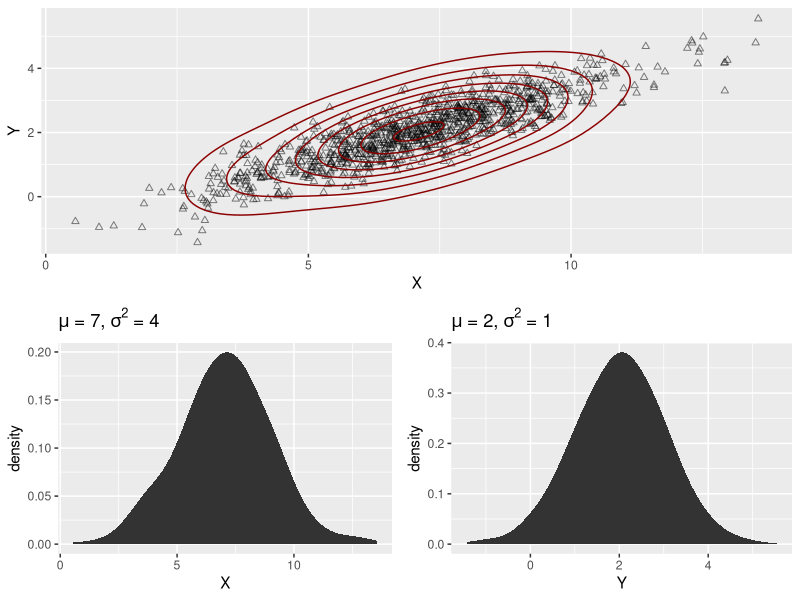
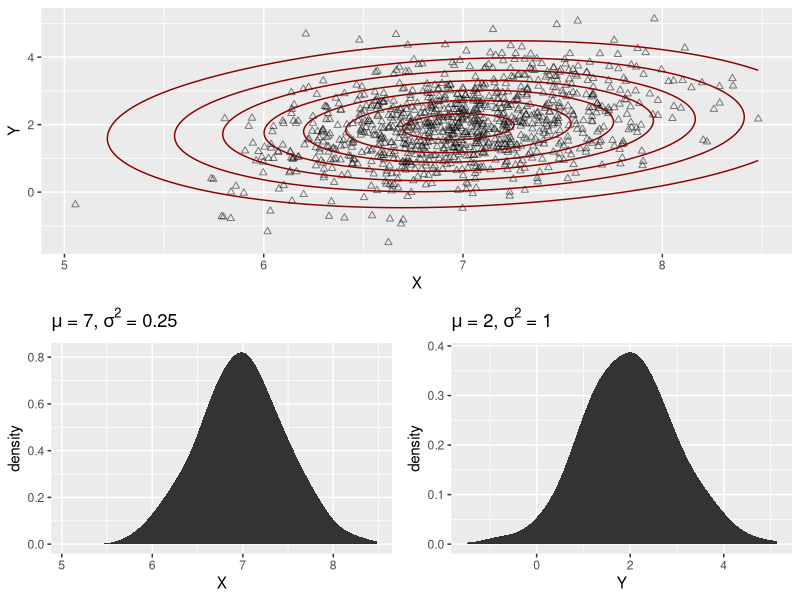

The R source for these figures, in order:
### Outline:
### 1) Multivariate normal
###   https://en.wikipedia.org/wiki/Multivariate_normal

#####
# Multiple plot function 
# http://www.cookbook-r.com/Graphs/Multiple_graphs_on_one_page_(ggplot2)/
#
# ggplot objects can be passed in ..., or to plotlist (as a list of ggplot
# objects)
# - cols:   Number of columns in layout
# - layout: A matrix specifying the layout. If present, 'cols' is ignored.
#
# If the layout is something like matrix(c(1,2,3,3), nrow=2, byrow=TRUE),
# then plot 1 will go in the upper left, 2 will go in the upper right, and
# 3 will go all the way across the bottom.

multiplot <- function(..., plotlist=NULL, file, cols=1, layout=NULL) {
  require(grid)
  
  # Make a list from the ... arguments and plotlist
  plots <- c(list(...), plotlist)
  
  numPlots = length(plots)
  
  # If layout is NULL, then use 'cols' to determine layout
  if (is.null(layout)) {
    # Make the panel
    # ncol: Number of columns of plots
    # nrow: Number of rows needed, calculated from # of cols
    layout <- matrix(seq(1, cols * ceiling(numPlots/cols)),
                     ncol = cols, nrow = ceiling(numPlots/cols))
  }
  
  if (numPlots==1) {
    print(plots[[1]])
    
  } else {
    # Set up the page
    grid.newpage()
    pushViewport(viewport(layout = grid.layout(nrow(layout), ncol(layout))))
    
    # Make each plot, in the correct location
    for (i in 1:numPlots) {
      # Get the i,j matrix positions of the regions that contain this subplot
      matchidx <- as.data.frame(which(layout == i, arr.ind = TRUE))
      
      print(plots[[i]], vp = viewport(layout.pos.row = matchidx$row,
                                      layout.pos.col = matchidx$col))
    }
  }
}
#####

generateBivariateSigmaFromRho <- function(rho, sigma_x=1, sigma_y=1) {
  stopifnot(-1 <= rho & rho <= 1)
  matrix(c(sigma_x^2, rho*sigma_x*sigma_y, rho*sigma_x*sigma_y, sigma_y^2),
         nrow=2)
}

calculateRhoFromSigma <- function(Sigma, verbose=FALSE) {
  stopifnot(eigen(Sigma,symmetric=TRUE,only.values=TRUE)$values > 0)
  varX <- Sigma[1,1]; varY <- Sigma[2,2]
  rho <- Sigma[1,2] / sqrt(varX * varY)
  if (verbose) {
    angle <- atan(sqrt(varX / varY)) * 180 / pi
    print(paste("Angle between X and Y is:", angle))
  }
  return(rho)
}

generateAndPlotBivariateNormal <- function(mu, Sigma, h, verbose=FALSE) {
  stopifnot(t(Sigma) == Sigma)
  stopifnot(h > 0)
  
  require(MASS)
  require(ggplot2)
  
  set.seed(1234)
  X <- mvrnorm(n=1000, mu=mu, Sigma=Sigma)
  df <- data.frame(X=X[,1], Y=X[,2])
  
  if (verbose) {
    cat("Sample correlation matrix for X and Y: \n")
    print(cor(df))
    print(paste("rho is", calculateRhoFromSigma(Sigma, verbose)))
  }
    
  xTitle <- bquote(expression( paste(mu, " = ", .(mu[1]), ", ", sigma^2, " = ", .(Sigma[1,1]), sep="")))
  yTitle <- bquote(expression( paste(mu, " = ", .(mu[2]), ", ", sigma^2, " = ", .(Sigma[2,2]), sep="")))
  
  densityContour <- ggplot(data=df, aes(x=X,y=Y)) + geom_point(shape=2,alpha=0.5) + stat_density2d(h=h, color='darkred')
  xDensity <- ggplot(data=df) + stat_density(aes(x=X), adjust=1.5) + labs(title=eval(xTitle))
  yDensity <- ggplot(data=df) + stat_density(aes(x=Y), adjust=1.5) + labs(title=eval(yTitle))
  
  multiplot(densityContour, xDensity, yDensity, layout=matrix(c(1,2,1,3),2))
}

Sigma1 <- matrix(c(4,1.75,1.75,1),nrow=2)
mu1 <- c(7,2)
h1 <- 3

generateAndPlotBivariateNormal(mu1, Sigma1, h1, verbose=TRUE)

Sigma2 <- matrix(c(0.25,0.2,0.2,1),nrow=2)
mu2 <- c(7,2)
h2 <- 3

generateAndPlotBivariateNormal(mu2, Sigma2, h2)


